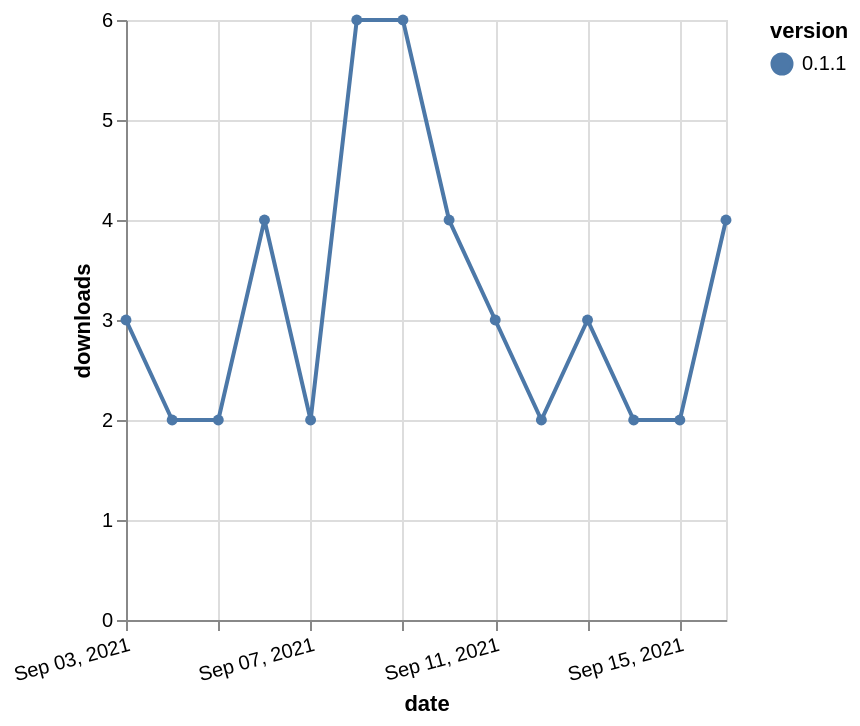

Vega-Lite specification stored for this chart:
### Vega-Lite specification from a JSON file in a GitHub repository (floating-point values rounded to 4 significant figures)
{"$schema": "https://vega.github.io/schema/vega-lite/v5.json", "description": "A simple bar chart with embedded data.", "data": {"values": [{"date": "2021-09-03", "total": 3751, "delta": 3, "version": "0.1.1"}, {"date": "2021-09-04", "total": 3753, "delta": 2, "version": "0.1.1"}, {"date": "2021-09-05", "total": 3755, "delta": 2, "version": "0.1.1"}, {"date": "2021-09-06", "total": 3759, "delta": 4, "version": "0.1.1"}, {"date": "2021-09-07", "total": 3761, "delta": 2, "version": "0.1.1"}, {"date": "2021-09-08", "total": 3767, "delta": 6, "version": "0.1.1"}, {"date": "2021-09-09", "total": 3773, "delta": 6, "version": "0.1.1"}, {"date": "2021-09-10", "total": 3777, "delta": 4, "version": "0.1.1"}, {"date": "2021-09-11", "total": 3780, "delta": 3, "version": "0.1.1"}, {"date": "2021-09-12", "total": 3782, "delta": 2, "version": "0.1.1"}, {"date": "2021-09-13", "total": 3785, "delta": 3, "version": "0.1.1"}, {"date": "2021-09-14", "total": 3787, "delta": 2, "version": "0.1.1"}, {"date": "2021-09-15", "total": 3789, "delta": 2, "version": "0.1.1"}, {"date": "2021-09-16", "total": 3793, "delta": 4, "version": "0.1.1"}]}, "width": "container", "mark": {"type": "line", "point": {"filled": true}}, "encoding": {"x": {"field": "date", "type": "temporal", "timeUnit": "yearmonthdate", "title": "date", "axis": {"labelAngle": -15}}, "y": {"field": "delta", "type": "quantitative", "title": "downloads"}, "color": {"field": "version", "type": "nominal"}, "tooltip": {"field": "delta"}}}
